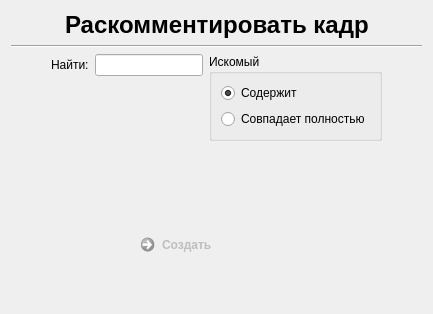
                      <widget class="QWidget" name="page_7">
                       <layout class="QVBoxLayout" name="verticalLayout_48">
                        <item>
                         <layout class="QHBoxLayout" name="horizontalLayout_33">
                          <item>
                           <spacer name="horizontalSpacer_51">
                            <property name="orientation">
                             <enum>Qt::Horizontal</enum>
                            </property>
                            <property name="sizeHint" stdset="0">
                             <size>
                              <width>40</width>
                              <height>20</height>
                             </size>
                            </property>
                           </spacer>
                          </item>
                          <item>
                           <widget class="QLabel" name="label_17">
                            <property name="font">
                             <font>
                              <pointsize>18</pointsize>
                              <weight>75</weight>
                              <bold>true</bold>
                             </font>
                            </property>
                            <property name="text">
                             <string>Раскомментировать кадр</string>
                            </property>
                           </widget>
                          </item>
                          <item>
                           <spacer name="horizontalSpacer_52">
                            <property name="orientation">
                             <enum>Qt::Horizontal</enum>
                            </property>
                            <property name="sizeHint" stdset="0">
                             <size>
                              <width>40</width>
                              <height>20</height>
                             </size>
                            </property>
                           </spacer>
                          </item>
                         </layout>
                        </item>
                        <item>
                         <widget class="Line" name="line_12">
                          <property name="orientation">
                           <enum>Qt::Horizontal</enum>
                          </property>
                         </widget>
                        </item>
                        <item>
                         <layout class="QHBoxLayout" name="horizontalLayout_30">
                          <item>
                           <spacer name="horizontalSpacer_47">
                            <property name="orientation">
                             <enum>Qt::Horizontal</enum>
                            </property>
                            <property name="sizeHint" stdset="0">
                             <size>
                              <width>40</width>
                              <height>20</height>
                             </size>
                            </property>
                           </spacer>
                          </item>
                          <item>
                           <layout class="QVBoxLayout" name="verticalLayout_38">
                            <item>
                             <layout class="QHBoxLayout" name="horizontalLayout_31">
                              <item>
                               <widget class="QLabel" name="label_16">
                                <property name="text">
                                 <string>Найти:</string>
                                </property>
                               </widget>
                              </item>
                              <item>
                               <widget class="QLineEdit" name="lineEdit_9"/>
                              </item>
                             </layout>
                            </item>
                            <item>
                             <spacer name="verticalSpacer_24">
                              <property name="orientation">
                               <enum>Qt::Vertical</enum>
                              </property>
                              <property name="sizeHint" stdset="0">
                               <size>
                                <width>20</width>
                                <height>40</height>
                               </size>
                              </property>
                             </spacer>
                            </item>
                           </layout>
                          </item>
                          <item>
                           <layout class="QVBoxLayout" name="verticalLayout_37">
                            <item>
                             <widget class="QGroupBox" name="groupBox_6">
                              <property name="sizePolicy">
                               <sizepolicy hsizetype="Expanding" vsizetype="Expanding">
                                <horstretch>0</horstretch>
                                <verstretch>0</verstretch>
                               </sizepolicy>
                              </property>
                              <property name="minimumSize">
                               <size>
                                <width>0</width>
                                <height>0</height>
                               </size>
                              </property>
                              <property name="title">
                               <string>Искомый</string>
                              </property>
                              <layout class="QVBoxLayout" name="verticalLayout_15">
                               <item>
                                <widget class="QRadioButton" name="radioButton_11">
                                 <property name="text">
                                  <string>Содержит</string>
                                 </property>
                                 <property name="checked">
                                  <bool>true</bool>
                                 </property>
                                </widget>
                               </item>
                               <item>
                                <widget class="QRadioButton" name="radioButton_12">
                                 <property name="text">
                                  <string>Совпадает полностью</string>
                                 </property>
                                </widget>
                               </item>
                              </layout>
                             </widget>
                            </item>
                            <item>
                             <spacer name="verticalSpacer_21">
                              <property name="orientation">
                               <enum>Qt::Vertical</enum>
                              </property>
                              <property name="sizeHint" stdset="0">
                               <size>
                                <width>20</width>
                                <height>40</height>
                               </size>
                              </property>
                             </spacer>
                            </item>
                           </layout>
                          </item>
                          <item>
                           <spacer name="horizontalSpacer_48">
                            <property name="orientation">
                             <enum>Qt::Horizontal</enum>
                            </property>
                            <property name="sizeHint" stdset="0">
                             <size>
                              <width>40</width>
                              <height>20</height>
                             </size>
                            </property>
                           </spacer>
                          </item>
                         </layout>
                        </item>
                        <item>
                         <layout class="QHBoxLayout" name="horizontalLayout_32">
                          <item>
                           <spacer name="horizontalSpacer_49">
                            <property name="orientation">
                             <enum>Qt::Horizontal</enum>
                            </property>
                            <property name="sizeHint" stdset="0">
                             <size>
                              <width>40</width>
                              <height>20</height>
                             </size>
                            </property>
                           </spacer>
                          </item>
                          <item>
                           <layout class="QVBoxLayout" name="verticalLayout_14">
                            <item>
                             <spacer name="verticalSpacer_15">
                              <property name="orientation">
                               <enum>Qt::Vertical</enum>
                              </property>
                              <property name="sizeHint" stdset="0">
                               <size>
                                <width>20</width>
                                <height>40</height>
                               </size>
                              </property>
                             </spacer>
                            </item>
                            <item>
                             <widget class="QCommandLinkButton" name="commandLinkButton_7">
                              <property name="enabled">
                               <bool>false</bool>
                              </property>
                              <property name="text">
                               <string>Создать</string>
                              </property>
                             </widget>
                            </item>
                            <item>
                             <spacer name="verticalSpacer_16">
                              <property name="orientation">
                               <enum>Qt::Vertical</enum>
                              </property>
                              <property name="sizeHint" stdset="0">
                               <size>
                                <width>20</width>
                                <height>40</height>
                               </size>
                              </property>
                             </spacer>
                            </item>
                           </layout>
                          </item>
                          <item>
                           <spacer name="horizontalSpacer_50">
                            <property name="orientation">
                             <enum>Qt::Horizontal</enum>
                            </property>
                            <property name="sizeHint" stdset="0">
                             <size>
                              <width>40</width>
                              <height>20</height>
                             </size>
                            </property>
                           </spacer>
                          </item>
                         </layout>
                        </item>
                       </layout>
                      </widget>
